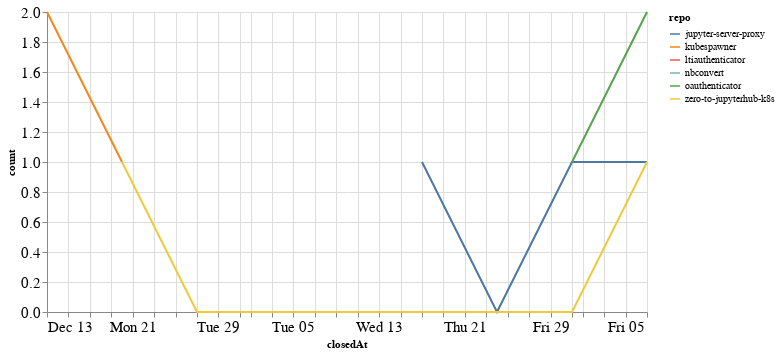

This figure's notebook cell:
### Code cell
closed_by_time = closed_by.groupby('repo').resample('W', on='closedAt').count()['author'].reset_index()
closed_by_time = closed_by_time.rename(columns={'author': 'count'})

alt.Chart(closed_by_time, width=600).mark_line().encode(
    x='closedAt',
    y='count',
    color='repo',
    tooltip="repo"
)

### Figure 1 — Vega-Lite specification as saved in the notebook (floating-point values rounded to 4 significant figures)
{"config": {"axisLeft": {"labelFontSize": 15}, "axisBottom": {"labelFontSize": 15}}, "data": {"name": "data-cc673d9017b7b0c97d700a8c4ef26054"}, "mark": "line", "encoding": {"color": {"type": "nominal", "field": "repo"}, "tooltip": {"type": "nominal", "field": "repo"}, "x": {"type": "temporal", "field": "closedAt"}, "y": {"type": "quantitative", "field": "count"}}, "width": 600, "$schema": "https://vega.github.io/schema/vega-lite/v4.8.1.json", "datasets": {"data-cc673d9017b7b0c97d700a8c4ef26054": [{"repo": "jupyter-server-proxy", "closedAt": "2021-01-17T00:00:00", "count": 1}, {"repo": "jupyter-server-proxy", "closedAt": "2021-01-24T00:00:00", "count": 0}, {"repo": "jupyter-server-proxy", "closedAt": "2021-01-31T00:00:00", "count": 1}, {"repo": "jupyter-server-proxy", "closedAt": "2021-02-07T00:00:00", "count": 1}, {"repo": "kubespawner", "closedAt": "2020-12-13T00:00:00", "count": 2}, {"repo": "kubespawner", "closedAt": "2020-12-20T00:00:00", "count": 1}, {"repo": "ltiauthenticator", "closedAt": "2021-01-31T00:00:00", "count": 1}, {"repo": "nbconvert", "closedAt": "2021-02-07T00:00:00", "count": 2}, {"repo": "oauthenticator", "closedAt": "2021-01-31T00:00:00", "count": 1}, {"repo": "oauthenticator", "closedAt": "2021-02-07T00:00:00", "count": 2}, {"repo": "zero-to-jupyterhub-k8s", "closedAt": "2020-12-20T00:00:00", "count": 1}, {"repo": "zero-to-jupyterhub-k8s", "closedAt": "2020-12-27T00:00:00", "count": 0}, {"repo": "zero-to-jupyterhub-k8s", "closedAt": "2021-01-03T00:00:00", "count": 0}, {"repo": "zero-to-jupyterhub-k8s", "closedAt": "2021-01-10T00:00:00", "count": 0}, {"repo": "zero-to-jupyterhub-k8s", "closedAt": "2021-01-17T00:00:00", "count": 0}, {"repo": "zero-to-jupyterhub-k8s", "closedAt": "2021-01-24T00:00:00", "count": 0}, {"repo": "zero-to-jupyterhub-k8s", "closedAt": "2021-01-31T00:00:00", "count": 0}, {"repo": "zero-to-jupyterhub-k8s", "closedAt": "2021-02-07T00:00:00", "count": 1}]}}
